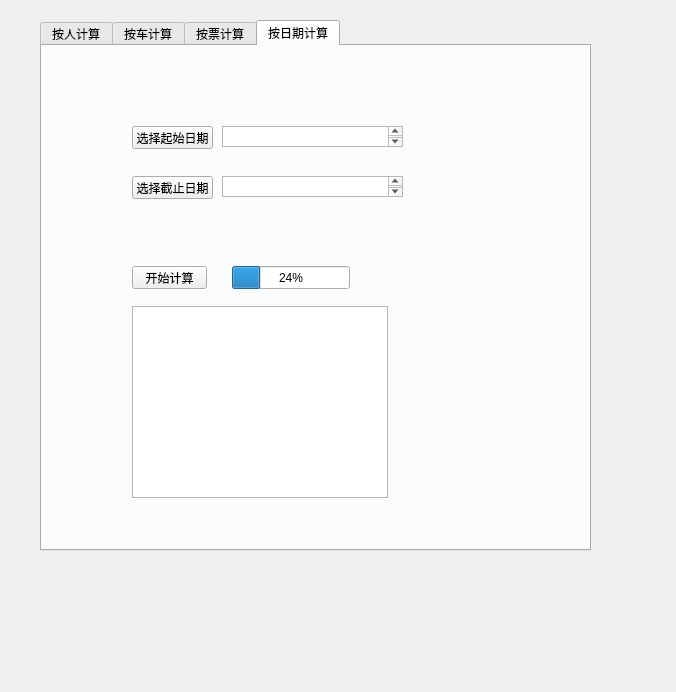
<?xml version="1.0" encoding="UTF-8"?>
<ui version="4.0">
 <class>Dialog</class>
 <widget class="QDialog" name="Dialog">
  <property name="geometry">
   <rect>
    <x>0</x>
    <y>0</y>
    <width>676</width>
    <height>692</height>
   </rect>
  </property>
  <property name="windowTitle">
   <string>Dialog</string>
  </property>
  <widget class="QTabWidget" name="account">
   <property name="geometry">
    <rect>
     <x>40</x>
     <y>20</y>
     <width>551</width>
     <height>531</height>
    </rect>
   </property>
   <property name="currentIndex">
    <number>3</number>
   </property>
   <widget class="QWidget" name="ff">
    <attribute name="title">
     <string>按人计算</string>
    </attribute>
    <widget class="QLabel" name="label">
     <property name="geometry">
      <rect>
       <x>30</x>
       <y>50</y>
       <width>81</width>
       <height>16</height>
      </rect>
     </property>
     <property name="text">
      <string>输入客户名</string>
     </property>
    </widget>
    <widget class="QLineEdit" name="lineEdit">
     <property name="geometry">
      <rect>
       <x>100</x>
       <y>50</y>
       <width>113</width>
       <height>20</height>
      </rect>
     </property>
    </widget>
    <widget class="QPushButton" name="select_date_btn">
     <property name="geometry">
      <rect>
       <x>20</x>
       <y>90</y>
       <width>81</width>
       <height>23</height>
      </rect>
     </property>
     <property name="text">
      <string>选择起始日期</string>
     </property>
    </widget>
    <widget class="QPlainTextEdit" name="date_value_display">
     <property name="geometry">
      <rect>
       <x>110</x>
       <y>90</y>
       <width>181</width>
       <height>21</height>
      </rect>
     </property>
    </widget>
    <widget class="QPlainTextEdit" name="date_value_display_2">
     <property name="geometry">
      <rect>
       <x>110</x>
       <y>140</y>
       <width>181</width>
       <height>21</height>
      </rect>
     </property>
    </widget>
    <widget class="QPushButton" name="select_date_btn_2">
     <property name="geometry">
      <rect>
       <x>20</x>
       <y>140</y>
       <width>81</width>
       <height>23</height>
      </rect>
     </property>
     <property name="text">
      <string>选择截止日期</string>
     </property>
    </widget>
    <widget class="QTextBrowser" name="textBrowser">
     <property name="geometry">
      <rect>
       <x>10</x>
       <y>260</y>
       <width>256</width>
       <height>192</height>
      </rect>
     </property>
    </widget>
    <widget class="QPushButton" name="pushButton">
     <property name="geometry">
      <rect>
       <x>10</x>
       <y>220</y>
       <width>75</width>
       <height>23</height>
      </rect>
     </property>
     <property name="text">
      <string>开始计算</string>
     </property>
    </widget>
    <widget class="QProgressBar" name="progressBar">
     <property name="geometry">
      <rect>
       <x>110</x>
       <y>220</y>
       <width>118</width>
       <height>23</height>
      </rect>
     </property>
     <property name="value">
      <number>24</number>
     </property>
    </widget>
   </widget>
   <widget class="QWidget" name="tab_3">
    <property name="whatsThis">
     <string>&lt;html&gt;&lt;head/&gt;&lt;body&gt;&lt;p&gt;ccc&lt;/p&gt;&lt;/body&gt;&lt;/html&gt;</string>
    </property>
    <attribute name="title">
     <string>按车计算</string>
    </attribute>
    <widget class="QPushButton" name="pushButton_2">
     <property name="geometry">
      <rect>
       <x>30</x>
       <y>210</y>
       <width>75</width>
       <height>23</height>
      </rect>
     </property>
     <property name="text">
      <string>开始计算</string>
     </property>
    </widget>
    <widget class="QPushButton" name="select_date_btn_3">
     <property name="geometry">
      <rect>
       <x>40</x>
       <y>130</y>
       <width>81</width>
       <height>23</height>
      </rect>
     </property>
     <property name="text">
      <string>选择截止日期</string>
     </property>
    </widget>
    <widget class="QPushButton" name="select_date_btn_4">
     <property name="geometry">
      <rect>
       <x>40</x>
       <y>80</y>
       <width>81</width>
       <height>23</height>
      </rect>
     </property>
     <property name="text">
      <string>选择起始日期</string>
     </property>
    </widget>
    <widget class="QLabel" name="label_2">
     <property name="geometry">
      <rect>
       <x>50</x>
       <y>40</y>
       <width>81</width>
       <height>16</height>
      </rect>
     </property>
     <property name="text">
      <string>输入客户名</string>
     </property>
    </widget>
    <widget class="QPlainTextEdit" name="date_value_display_3">
     <property name="geometry">
      <rect>
       <x>130</x>
       <y>130</y>
       <width>181</width>
       <height>21</height>
      </rect>
     </property>
    </widget>
    <widget class="QLineEdit" name="lineEdit_2">
     <property name="geometry">
      <rect>
       <x>120</x>
       <y>40</y>
       <width>113</width>
       <height>20</height>
      </rect>
     </property>
    </widget>
    <widget class="QPlainTextEdit" name="date_value_display_4">
     <property name="geometry">
      <rect>
       <x>130</x>
       <y>80</y>
       <width>181</width>
       <height>21</height>
      </rect>
     </property>
    </widget>
    <widget class="QProgressBar" name="progressBar_2">
     <property name="geometry">
      <rect>
       <x>130</x>
       <y>210</y>
       <width>118</width>
       <height>23</height>
      </rect>
     </property>
     <property name="value">
      <number>24</number>
     </property>
    </widget>
    <widget class="QTextBrowser" name="textBrowser_2">
     <property name="geometry">
      <rect>
       <x>30</x>
       <y>250</y>
       <width>256</width>
       <height>192</height>
      </rect>
     </property>
    </widget>
   </widget>
   <widget class="QWidget" name="tab">
    <attribute name="title">
     <string>按票计算</string>
    </attribute>
    <widget class="QPushButton" name="pushButton_3">
     <property name="geometry">
      <rect>
       <x>50</x>
       <y>210</y>
       <width>75</width>
       <height>23</height>
      </rect>
     </property>
     <property name="text">
      <string>开始计算</string>
     </property>
    </widget>
    <widget class="QPushButton" name="select_date_btn_5">
     <property name="geometry">
      <rect>
       <x>60</x>
       <y>130</y>
       <width>81</width>
       <height>23</height>
      </rect>
     </property>
     <property name="text">
      <string>选择截止日期</string>
     </property>
    </widget>
    <widget class="QPushButton" name="select_date_btn_6">
     <property name="geometry">
      <rect>
       <x>60</x>
       <y>80</y>
       <width>81</width>
       <height>23</height>
      </rect>
     </property>
     <property name="text">
      <string>选择起始日期</string>
     </property>
    </widget>
    <widget class="QLabel" name="label_3">
     <property name="geometry">
      <rect>
       <x>80</x>
       <y>40</y>
       <width>81</width>
       <height>16</height>
      </rect>
     </property>
     <property name="text">
      <string>选择票种</string>
     </property>
    </widget>
    <widget class="QPlainTextEdit" name="date_value_display_5">
     <property name="geometry">
      <rect>
       <x>150</x>
       <y>130</y>
       <width>181</width>
       <height>21</height>
      </rect>
     </property>
    </widget>
    <widget class="QPlainTextEdit" name="date_value_display_6">
     <property name="geometry">
      <rect>
       <x>150</x>
       <y>80</y>
       <width>181</width>
       <height>21</height>
      </rect>
     </property>
    </widget>
    <widget class="QProgressBar" name="progressBar_3">
     <property name="geometry">
      <rect>
       <x>150</x>
       <y>210</y>
       <width>118</width>
       <height>23</height>
      </rect>
     </property>
     <property name="value">
      <number>24</number>
     </property>
    </widget>
    <widget class="QTextBrowser" name="textBrowser_3">
     <property name="geometry">
      <rect>
       <x>50</x>
       <y>250</y>
       <width>256</width>
       <height>192</height>
      </rect>
     </property>
    </widget>
    <widget class="QComboBox" name="comboBox">
     <property name="geometry">
      <rect>
       <x>150</x>
       <y>30</y>
       <width>69</width>
       <height>22</height>
      </rect>
     </property>
    </widget>
   </widget>
   <widget class="QWidget" name="tab_4">
    <attribute name="title">
     <string>按日期计算</string>
    </attribute>
    <widget class="QPlainTextEdit" name="date_value_display_7">
     <property name="geometry">
      <rect>
       <x>180</x>
       <y>130</y>
       <width>181</width>
       <height>21</height>
      </rect>
     </property>
    </widget>
    <widget class="QPushButton" name="select_date_btn_7">
     <property name="geometry">
      <rect>
       <x>90</x>
       <y>130</y>
       <width>81</width>
       <height>23</height>
      </rect>
     </property>
     <property name="text">
      <string>选择截止日期</string>
     </property>
    </widget>
    <widget class="QPushButton" name="select_date_btn_8">
     <property name="geometry">
      <rect>
       <x>90</x>
       <y>80</y>
       <width>81</width>
       <height>23</height>
      </rect>
     </property>
     <property name="text">
      <string>选择起始日期</string>
     </property>
    </widget>
    <widget class="QPlainTextEdit" name="date_value_display_8">
     <property name="geometry">
      <rect>
       <x>180</x>
       <y>80</y>
       <width>181</width>
       <height>21</height>
      </rect>
     </property>
    </widget>
    <widget class="QPushButton" name="pushButton_4">
     <property name="geometry">
      <rect>
       <x>90</x>
       <y>220</y>
       <width>75</width>
       <height>23</height>
      </rect>
     </property>
     <property name="text">
      <string>开始计算</string>
     </property>
    </widget>
    <widget class="QProgressBar" name="progressBar_4">
     <property name="geometry">
      <rect>
       <x>190</x>
       <y>220</y>
       <width>118</width>
       <height>23</height>
      </rect>
     </property>
     <property name="value">
      <number>24</number>
     </property>
    </widget>
    <widget class="QTextBrowser" name="textBrowser_4">
     <property name="geometry">
      <rect>
       <x>90</x>
       <y>260</y>
       <width>256</width>
       <height>192</height>
      </rect>
     </property>
    </widget>
   </widget>
  </widget>
  <action name="actionff">
   <property name="text">
    <string>凤飞飞</string>
   </property>
  </action>
 </widget>
 <tabstops>
  <tabstop>account</tabstop>
 </tabstops>
 <resources/>
 <connections/>
</ui>
